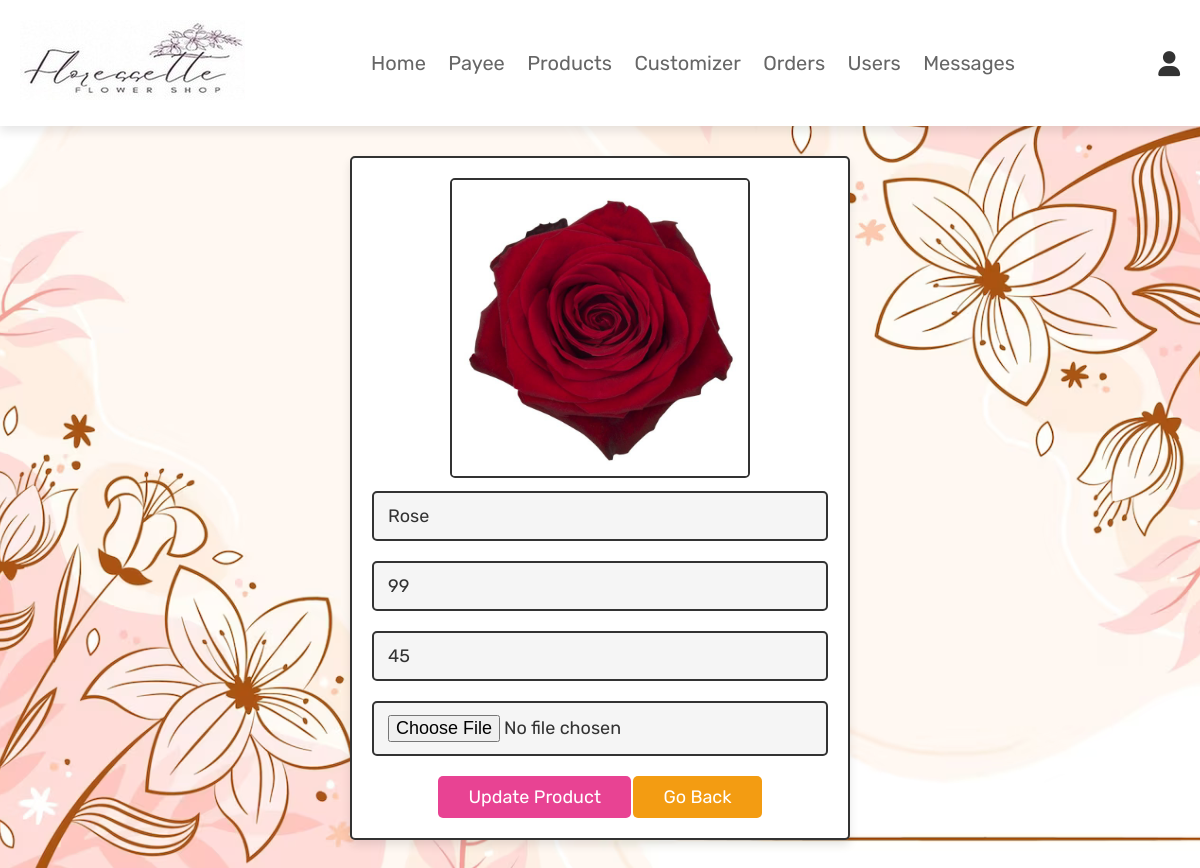
The app's page /admin_update_products_customize.php?update=3 (signed in) with its own data.
### tables this page shows
CREATE TABLE `customize` (
  `id` int(100) NOT NULL,
  `name` varchar(255) NOT NULL,
  `stock` int(11) NOT NULL,
  `sold` int(11) NOT NULL,
  `price` int(100) NOT NULL,
  `image` varchar(255) NOT NULL,
  `date_and_time` datetime NOT NULL
);

### admin_update_products_customize.php (the view, shortened to what this page needs)
<?php
@include 'config.php';
?>
<!DOCTYPE html>
<html lang="en">
<head>
   <link rel="stylesheet" href="https://cdnjs.cloudflare.com/ajax/libs/font-awesome/6.0.0/css/all.min.css">
   <link rel="stylesheet" href="css/admin_style.css">
</head>
<body>
<?php @include 'admin_header.php'; ?>
<section class="update-product">
<?php
   $update_id = $_GET['update'];
   $select_customize = mysqli_query($conn, "SELECT * FROM `customize` WHERE id = '$update_id'") or die('query failed');
   if(mysqli_num_rows($select_customize) > 0){
      while($fetch_customize = mysqli_fetch_assoc($select_customize)){
?>
<form action="" method="post" enctype="multipart/form-data">
   <img src="uploaded_img/<?php echo $fetch_customize['image']; ?>" class="image"  alt="">
   <input type="text" class="box" value="<?php echo $fetch_customize['name']; ?>" required placeholder="update product name" name="name">
   <input type="number" class="box" value="<?php echo $fetch_customize['stock']; ?>" required placeholder="update product stock" name="stock">
   <input type="number" min="1" class="box" value="<?php echo $fetch_customize['price']; ?>" required placeholder="update product price" name="price">
   <input type="file" accept="image/jpg, image/jpeg, image/png" class="box" name="image">
   <input type="submit" value="update product" name="update_product" class="btn">
   <a href="admin_products_customize.php" class="option-btn">go back</a>
</form>
<?php
      }
   }else{
      echo '<p class="empty">no update product select</p>';
   }
?>
</section>
</body>
</html>

### css/admin_style.css (style rules this page uses)
:root { --pink:#e84393; --red:#c0392b; --orange:#f39c12; --black:#333; --white:#fff; --light-color:#666; --light-white:#ccc; --light-bg:#f5f5f5; --border:.2rem solid var(--black); --box-shadow:0 .5rem 1rem rgba(0,0,0,.1); }
* { font-family: 'Rubik', sans-serif; margin:0; padding:0; box-sizing: border-box; outline: none; border:none; text-decoration: none; transition:all .2s linear; }
html { font-size: 62.5%; overflow-x: hidden; scroll-behavior: smooth; scroll-padding-top: 6.5rem; }
body { background: var(--light-bg); background:url(../images/adminbg.png) no-repeat; background-size: cover; background-position: center; background-blend-mode: lighten; }
section { padding:3rem 2rem; }
.btn, .delete-btn, .option-btn { display: inline-block; border-radius: .5rem; margin-top: 1rem; font-size: 1.8rem; color:var(--white); cursor: pointer; padding:1rem 3rem; text-transform: capitalize; }
.btn { background-color: var(--pink); }
.option-btn { background-color: var(--orange); }
.update-product form { max-width: 50rem; border-radius: .5rem; background-color: var(--white); border:var(--border); padding:2rem; text-align: center; margin:0 auto; box-shadow: var(--box-shadow); }
.update-product form .box { width: 100%; margin:1rem 0; font-size: 1.8rem; color:var(--black); border-radius: .5rem; background-color: var(--light-bg); padding:1.2rem 1.4rem; border:var(--border); }
.update-product .image { height: 30rem; border:var(--border); border-radius: .5rem; }

### records on screen
customize: image (picture), name "Rose", stock "99", price "45"
